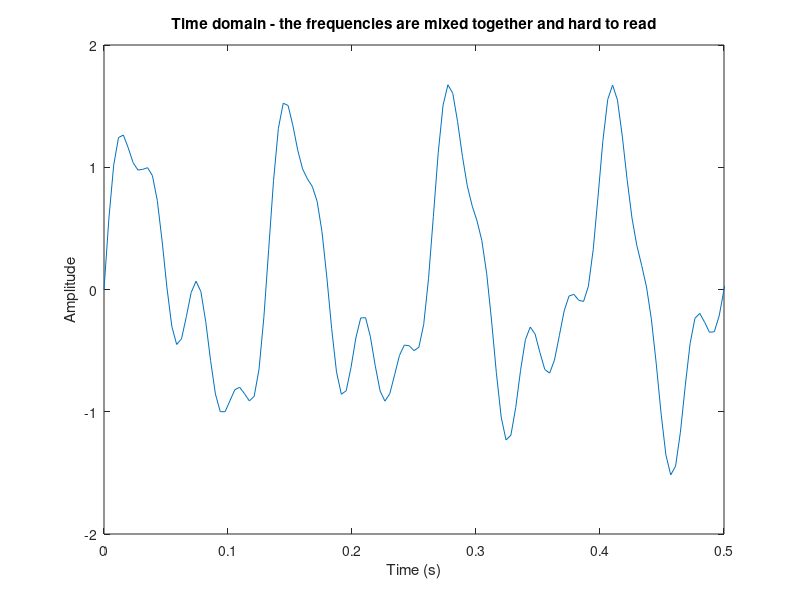
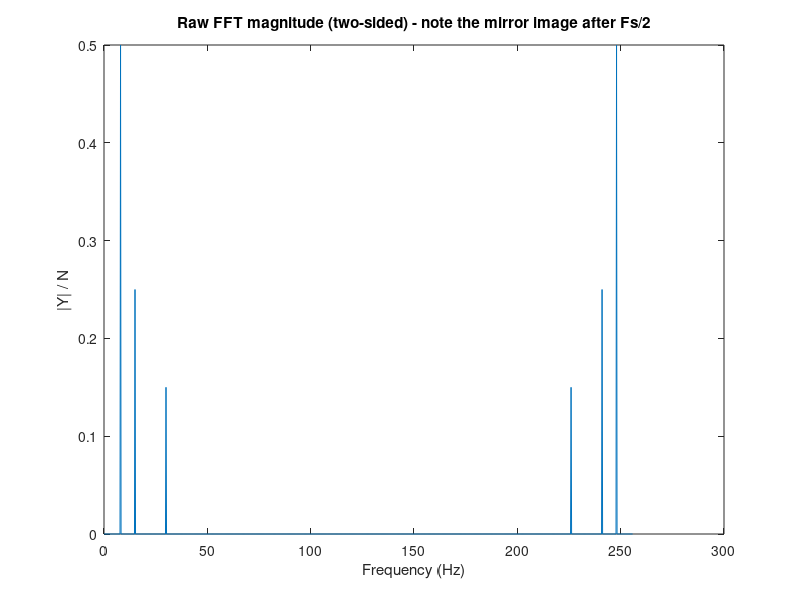
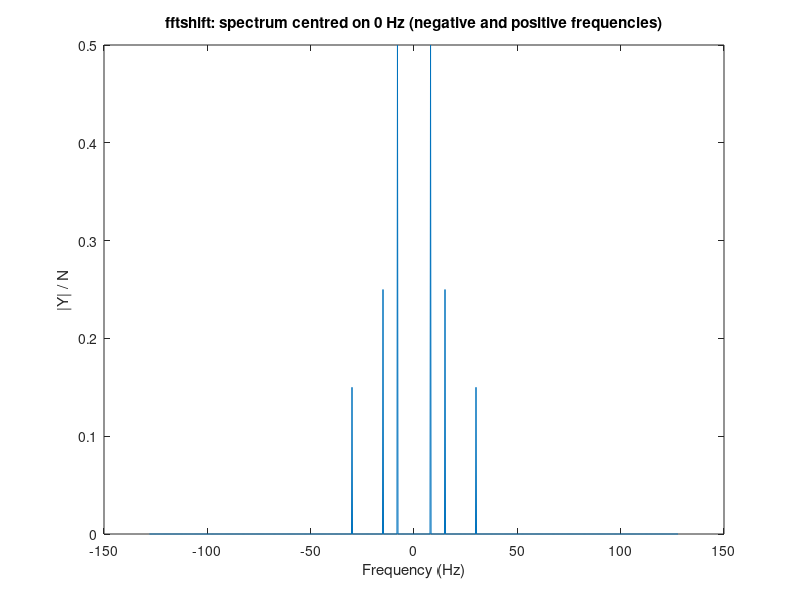

These charts were generated, in order, by the following MATLAB code: (Note: this script raises an error after producing the figures.)
%% DEMO 1 - FFT BASICS: from time domain to frequency domain
% Session 8 - Signal Processing I
% Run this section-by-section in the Live Editor / by pressing Ctrl+Enter.
%
% GOAL: build a signal whose frequencies we already KNOW, then use the FFT
%       to recover those frequencies. Because we built the signal, we can
%       check that the FFT gives the right answer.

clear; clc; close all;

%% 1. Build a test signal with known frequency content
Fs = 256;                 % sampling frequency (samples per second), in Hz
                          % 256 Hz is a common EEG sampling rate
dur = 4;                  % signal duration in seconds

% Time vector: one time point every (1/Fs) seconds, starting at 0.
% We go up to (dur - 1/Fs) — NOT dur — so we get exactly N = Fs*dur
% samples. Ending at dur would give N+1 samples and break the FFT math.
% The trailing apostrophe ' transposes the row vector to a column vector.
t = (0:1/Fs:dur-1/Fs)';   % time vector (column). Note step = 1/Fs

N = length(t);            % number of samples = Fs * dur = 256 * 4 = 1024
                          % length() of a column vector = number of rows

% Build the signal as a sum of three pure sine waves.
% Formula for a sine wave at frequency f_Hz:    A * sin(2*pi*f_Hz*t)
%   A         = amplitude (peak height)
%   2*pi*f_Hz = angular frequency in radians/second
%   t         = time vector (seconds)
% The three components have DIFFERENT amplitudes (1.0, 0.5, 0.3) so we
% can check the FFT recovers each amplitude correctly.
x = 1.0*sin(2*pi*8*t) ...      % strongest component  (amplitude 1.0)
  + 0.5*sin(2*pi*15*t) ...     % medium               (amplitude 0.5)
  + 0.3*sin(2*pi*30*t);        % weakest              (amplitude 0.3)

figure;
plot(t, x); xlim([0 0.5]);     % zoom to first 0.5 s; the full 4 s looks messy
xlabel('Time (s)'); ylabel('Amplitude');
title('Time domain - the frequencies are mixed together and hard to read');
% TALKING POINT: in the time domain you cannot easily tell what frequencies
% are inside this wiggle. The FFT will separate them for us.

%% 2. Compute the FFT
Y = fft(x);               % Y is COMPLEX and has the same length as x (N values)
% disp(size(Y));          % 1024 x 1
%
% fft() returns a COMPLEX array — each element has a real part and an
% imaginary part. The magnitude (abs) tells us the AMPLITUDE of that
% frequency, and the angle (angle()) tells us the PHASE.
% We mostly care about magnitude for EEG work.
%
% TALKING POINT: fft does not change how many numbers we have. It re-expresses
% the same data as a sum of sine/cosine waves. Each entry of Y is the
% strength + phase of one frequency.

%% 3. Build the frequency axis and look at the RAW two-sided result
% The k-th bin (1-indexed in MATLAB) corresponds to frequency:
%     f_k = (k-1) * Fs / N
% This means each bin is (Fs/N) = 256/1024 = 0.25 Hz wide.
f_full = (0:N-1)'*(Fs/N);     % full (two-sided) frequency axis, 0 .. almost Fs

% abs() extracts the MAGNITUDE of each complex value (removes phase info).
% We divide by N to normalise so the magnitude matches the true amplitude.
figure;
plot(f_full, abs(Y)/N);
xlabel('Frequency (Hz)'); ylabel('|Y| / N');
title('Raw FFT magnitude (two-sided) - note the mirror image after Fs/2');
% TALKING POINT: the picture is mirrored around Fs/2 = 128 Hz (the Nyquist
% frequency). The right half is a redundant reflection of the left half.
% Nyquist rule: you can only detect frequencies BELOW Fs/2 reliably.
% At Fs = 256 Hz you can detect up to 128 Hz — fine for EEG (brain
% rhythms top out around 80-100 Hz).

%% 4. Centre the spectrum with fftshift (optional but tidy)
% fftshift() rearranges the bins so that 0 Hz sits in the MIDDLE instead
% of the left edge. It is cosmetic — the numbers do not change.
Yshift = fftshift(Y);             % move the 0 Hz component to the centre
f_centred = (-N/2:N/2-1)'*(Fs/N); % symmetric axis: from -Fs/2 to just below +Fs/2
                                   % works because N is even (1024)

figure;
plot(f_centred, abs(Yshift)/N);
xlabel('Frequency (Hz)'); ylabel('|Y| / N');
title('fftshift: spectrum centred on 0 Hz (negative and positive frequencies)');
xline(0,'k:');     % draw a dotted vertical line at x = 0 for reference
% TALKING POINT: fftshift just rearranges the bins so 0 Hz sits in the middle.
% It is mainly for nicer pictures; the numbers are unchanged.
% Negative frequencies are mathematically necessary but carry no extra
% information — they mirror the positive side.

%% 5. The useful version: SINGLE-SIDED amplitude spectrum
% For real (non-complex) signals the two halves mirror each other, so we
% throw away the right (negative-frequency) half and DOUBLE the remaining
% bins to compensate for the discarded energy. This gives us a plot where
% peak height = true amplitude of each sine wave.

P2 = abs(Y/N);                 % two-sided magnitude, normalised by N
P1 = P2(1:N/2+1);              % keep ONLY bins 1 to N/2+1 (0 Hz up to Nyquist)
                                % N/2+1 = 513 for N=1024

% Double every bin EXCEPT 0 Hz (bin 1) and Nyquist (last bin).
% Those two endpoints are NOT mirrored, so they get the full energy already.
P1(2:end-1) = 2*P1(2:end-1);   % 2:end-1 means "all bins except first and last"

% One-sided frequency axis: 0, Fs/N, 2*Fs/N, ..., Fs/2
f = (0:N/2)'*(Fs/N);           % 0 to 128 Hz in 0.25 Hz steps (N/2+1 = 513 points)

figure;
plot(f, P1, 'LineWidth', 1.2);
xlabel('Frequency (Hz)'); ylabel('Amplitude');
title('Single-sided amplitude spectrum - peaks at 8, 15 and 30 Hz');
xlim([0 50]); grid on;   % zoom to 0-50 Hz; our signals are all below 30 Hz
% EXPECTED RESULT (check live): three clean peaks at 8 Hz (~1.0),
% 15 Hz (~0.5) and 30 Hz (~0.3) - exactly the amplitudes we built in.
%
% This "P1 recipe" (lines above) is the STANDARD FFT pipeline.
% Copy it every time you need a single-sided spectrum.
